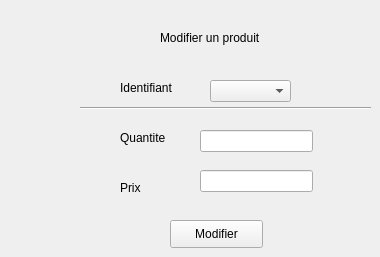
      <widget class="QWidget" name="tab_3">
       <attribute name="title">
        <string>Modifier</string>
       </attribute>
       <widget class="QPushButton" name="modifierProduit">
        <property name="geometry">
         <rect>
          <x>170</x>
          <y>220</y>
          <width>93</width>
          <height>28</height>
         </rect>
        </property>
        <property name="text">
         <string>Modifier</string>
        </property>
       </widget>
       <widget class="QLabel" name="label_12">
        <property name="geometry">
         <rect>
          <x>160</x>
          <y>30</y>
          <width>101</width>
          <height>16</height>
         </rect>
        </property>
        <property name="text">
         <string>Modifier un produit</string>
        </property>
       </widget>
       <widget class="Line" name="line">
        <property name="geometry">
         <rect>
          <x>80</x>
          <y>100</y>
          <width>291</width>
          <height>16</height>
         </rect>
        </property>
        <property name="orientation">
         <enum>Qt::Horizontal</enum>
        </property>
       </widget>
       <widget class="QLabel" name="label_21">
        <property name="geometry">
         <rect>
          <x>120</x>
          <y>80</y>
          <width>55</width>
          <height>16</height>
         </rect>
        </property>
        <property name="text">
         <string>Identifiant</string>
        </property>
       </widget>
       <widget class="QLineEdit" name="prixProduitModif">
        <property name="geometry">
         <rect>
          <x>200</x>
          <y>170</y>
          <width>113</width>
          <height>22</height>
         </rect>
        </property>
       </widget>
       <widget class="QLabel" name="label_8">
        <property name="geometry">
         <rect>
          <x>120</x>
          <y>180</y>
          <width>55</width>
          <height>16</height>
         </rect>
        </property>
        <property name="text">
         <string>Prix</string>
        </property>
       </widget>
       <widget class="QLabel" name="label_4">
        <property name="geometry">
         <rect>
          <x>120</x>
          <y>130</y>
          <width>55</width>
          <height>16</height>
         </rect>
        </property>
        <property name="text">
         <string>Quantite</string>
        </property>
       </widget>
       <widget class="QLineEdit" name="quantiteProduitModif">
        <property name="geometry">
         <rect>
          <x>200</x>
          <y>130</y>
          <width>113</width>
          <height>22</height>
         </rect>
        </property>
       </widget>
       <widget class="QComboBox" name="comboBox_idm">
        <property name="geometry">
         <rect>
          <x>210</x>
          <y>80</y>
          <width>81</width>
          <height>22</height>
         </rect>
        </property>
       </widget>
      </widget>
